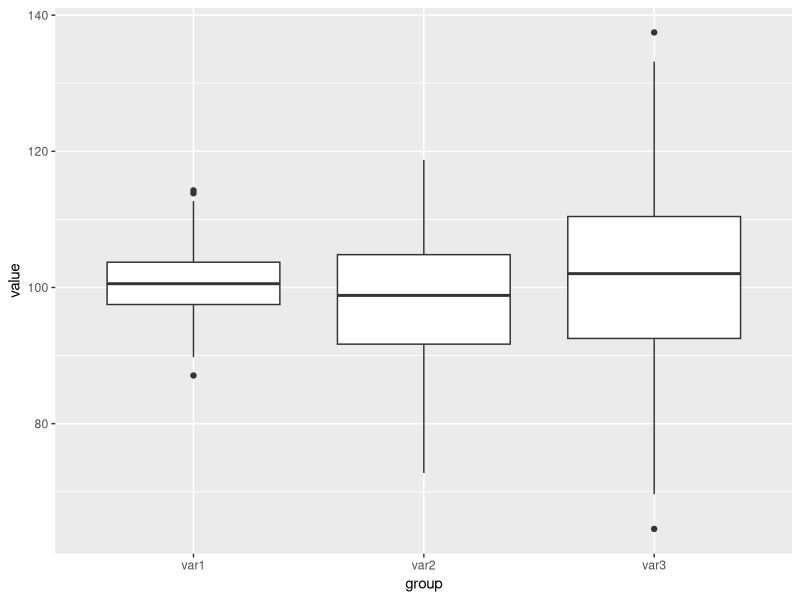

Recreate this plot in R.
## ---- chunk 1
knitr::opts_chunk$set(
	echo = TRUE,
	message = FALSE,
	warning = FALSE
)
pg <- palmerpenguins::penguins
library(tidyverse)
library(caret)
## ---- chunk 2
df <- data.frame(
  group = rep(LETTERS[1:4], each=25),
  var1 = rnorm(100, 100, 5),
  var2 = rnorm(100, 100, 10),
  var3 = rnorm(100, 100, 15)
); df %>% head
## ---- chunk 3
df %>% 
  gather(key = group, value = value) %>% 
  ggplot(aes(group, value)) +
  geom_boxplot()
## ---- chunk 4
is.outlier <- function(x) {
  x < quantile(x, 0.25, na.rm = T) - 1*IQR(x, na.rm = T) |
  x > quantile(x, 0.75, na.rm = T) + 1*IQR(x, na.rm = T) 
}
## ---- chunk 5
df %>% 
  gather(key = group, value = value) %>% 
  group_by(group) %>% 
  mutate(is_outlier = is.outlier(value)) %>% 
  filter(is_outlier == T)
  
